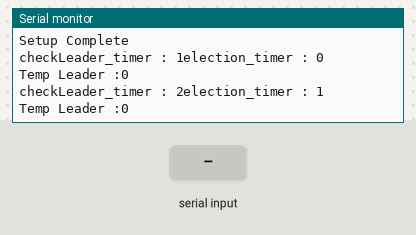
Bench run of a sketch on a simulated Arduino Uno, built with avr-gcc and run on an emulated ATmega328P. On the bench: the last lines printed to the serial monitor. The test bench sets the inputs (shaded band). The modem accepts every AT command (registered, SIM ready, sends succeed) and sends nothing else.

Above: at 4.6 s.
4.7 s: "here6\n" received over the second serial link
At 6.3 s:
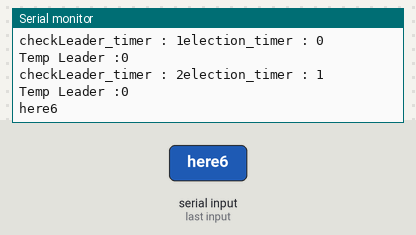
6.9 s: "Leader:1\n" received over the second serial link
At 8.3 s:
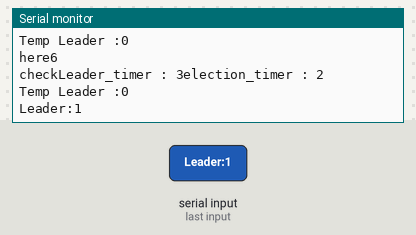
8.9 s: "Alive:1\n" received over the second serial link
At 10.3 s:
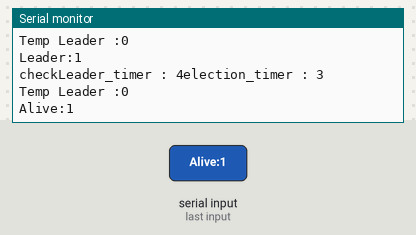
10.9 s: "Leader:150\n" received over the second serial link
At 12.3 s:
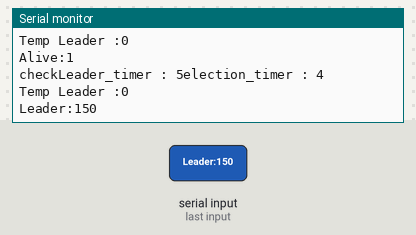
14.5 s: "Leader\n" received over the second serial link
At 15.3 s:
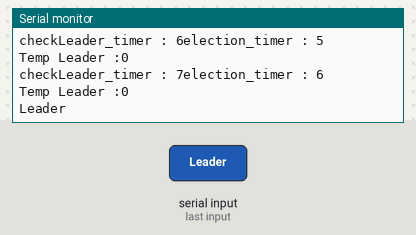
18.0 s: "Alive\n" received over the second serial link
At 19.1 s:
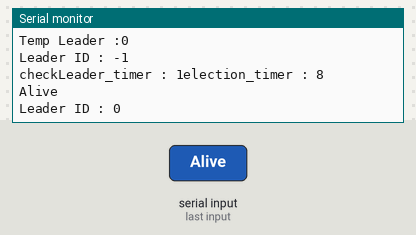
Timing chart, 0 to 21.0 s (numbered marks = the images above; inputs shaded):
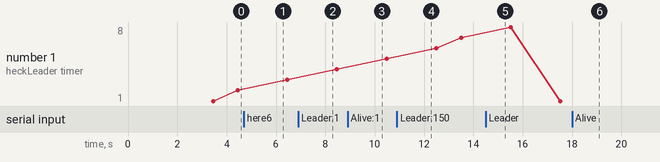

Measured:
- after the input at 4.7 s, the serial monitor: prints a new line after 0.76 s (image 1)
- after the input at 6.9 s, the serial monitor: prints a new line after 0.57 s (image 2)
- after the input at 8.9 s, the serial monitor: prints a new line after 0.58 s (image 3)
- after the input at 10.9 s, the serial monitor: prints a new line after 0.59 s (image 4)
- after the input at 14.5 s, the serial monitor: prints a new line at once (image 5)
- after the input at 18.0 s, the serial monitor: prints a new line after 0.53 s (image 6)

The sketch:

bully.ino
```cpp
/*  Group 8
 *  EC544 Challenge 01
 *  InfectiousSwarm.ino
 */


#include <math.h>
#include <SoftwareSerial.h>

// Define baud rate here
#define BAUD 9600
// Create an xBee object
SoftwareSerial xbee(2,3); // Rx, Tx
String identity = "";

// Looping Variables
boolean isLeader;
int leaderID;
int final_id;

// Function to read in the Thermometer NI value


boolean timeout_flag = false;
int timeout_count = 0;

int checkLeader_timer = 0;
int election_timer = 0;
int leader_timer = 0;

int election_timeout = 8;
int checkLeader_timeout = 8;
int leader_timeout = 5;

bool expireFlag = true; //new

String getIdentity() {
  String s;

  // Enter configuration mode - Should return "OK" when successful.
  delay(1000);    // MUST BE 1000
  xbee.write("+++");
  delay(1000);    // MUST BE 1000
  xbee.write("\r");
  delay(100);

  // Get the OK and clear it out.
  while (xbee.available() > 0) {
    Serial.print(char(xbee.read()));
  }
  Serial.println("");

  // Send "ATNI" command to get the NI value of xBee.
  xbee.write("ATNI\r");
  delay(100);
  while (xbee.available() > 0) {
      s += char(xbee.read());
  }
  delay(100);

  // Exit configuration mode
  xbee.write("ATCN\r");
  delay(1000);

  // Flush Serial Buffer Before Start
  while (xbee.available() > 0) {
    Serial.print(char(xbee.read()));
  }
  Serial.println("");
  delay(100);

  return s;
}

void setup() {
  xbee.begin(BAUD);
  Serial.begin(BAUD);
  isLeader = false;
  identity = getIdentity();
  final_id = identity.toInt();
  leaderID = -1;
  Serial.println("My Identity is : "+ identity);
  Serial.println("Setup Complete");
}

// Read in the message
String readTheMsg() {
  String msg  = "";
  while(xbee.available() > 0) {
    char c = char(xbee.read());
    if (c == '\n') {
      break;
    }
    msg += c;
  }
  Serial.println(msg);
  return msg;
}

//rebroadcast leader id
void rebroadcastMsg(int id) {
  xbee.print(String(id) + ":Leader\n");
  Serial.println("Temp Leader :" + String(id));
}

void leaderBroadcast() {
  xbee.print(identity+ ":Alive\n");
  Serial.println("New Leader :" + String(leaderID));
}

boolean checkLeaderExpire() {
  if (checkLeader_timer >= checkLeader_timeout || leaderID == -1) {
    leaderID = -1;
    return true;
  } else {
    return false;
  }
}

boolean checkElectionTimeOut() {
  if (timeout_flag) {
    if (timeout_count < 3) {
      timeout_count++;
    } else {
      timeout_flag = false;
      timeout_count = 0;
    }
  }
  return timeout_flag;
}

void election(String info, int id) {
  Serial.println("Electing...");
  if (checkElectionTimeOut()) {
    return;
  }
  if (id > final_id) {
    final_id = id;
    election_timer = 0;
    rebroadcastMsg(final_id);
    Serial.println("here2");
  } else {
    if (election_timer >= election_timeout){
      election_timer = 0;
      timeout_count = 0;
      timeout_flag = true;
      leaderID = final_id;
      Serial.println("here4");
    } else {
      election_timer++;
      rebroadcastMsg(final_id);
      Serial.println("here3");
    }
  }
}

void loop() {


  if (xbee.available()) {
    String msg = readTheMsg();
    String info = msg.substring(msg.indexOf(':') + 1);
    int id = msg.substring(0,msg.indexOf(':')).toInt();
    if (info == "Leader") {
      if(!expireFlag)
      election(info, id);
    } else if (info == "Alive"){
      expireFlag = false;  //new
      if (id == final_id) {
        leaderID = id;
        election_timer = 0;
        timeout_count = 0;
        timeout_flag = true;
      }
      if (leaderID == id) {
        checkLeader_timer = 0;
        Serial.println("Leader ID : "+String(leaderID));

      } else {
        rebroadcastMsg(final_id);
//        final_id =
        Serial.println("here5");
      }
    }
  } else {
    if (leaderID == identity.toInt()) {
      if (leader_timer == leader_timeout) {
        leader_timer = 0;
        leaderBroadcast();
      } else {
        leader_timer++;
      }
    }else if(checkLeader_timer==checkLeader_timeout){
        //fix the bug when remove the rest Arduino but leave one
        checkLeader_timer = 0;
        Serial.println("Leader ID : "+String(leaderID));
    }else {
      checkLeader_timer++;
      Serial.println("checkLeader_timer : " + String(checkLeader_timer) + "election_timer : " +  election_timer);
      if (checkLeaderExpire()) {
        if (election_timer < election_timeout) {
//          Serial.println("here6");
          rebroadcastMsg(final_id);
          election_timer++;
        } else {
          // election_timer = 0
          leaderID = final_id;
        }
      }
    }
  }
  delay(1000);
}
```
